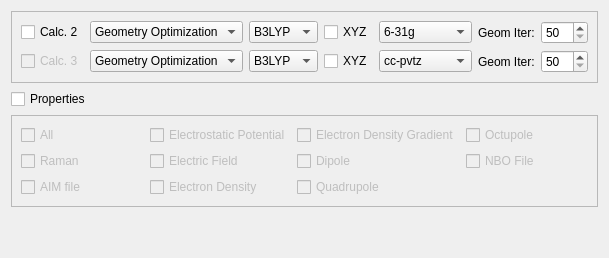
     <widget class="QWidget" name="tab">
      <attribute name="title">
       <string>Additional Calculations</string>
      </attribute>
      <layout class="QGridLayout" name="gridLayout_19">
       <item row="1" column="0">
        <widget class="QCheckBox" name="checkBox_prop">
         <property name="text">
          <string>Properties</string>
         </property>
        </widget>
       </item>
       <item row="0" column="0" colspan="2">
        <widget class="QFrame" name="frame_2">
         <property name="frameShape">
          <enum>QFrame::StyledPanel</enum>
         </property>
         <property name="frameShadow">
          <enum>QFrame::Raised</enum>
         </property>
         <layout class="QGridLayout" name="gridLayout_2">
          <item row="0" column="1" colspan="3">
           <layout class="QGridLayout" name="gridLayout_5">
            <item row="0" column="5">
             <widget class="QLabel" name="label_30">
              <property name="text">
               <string>Geom Iter:</string>
              </property>
             </widget>
            </item>
            <item row="0" column="6">
             <widget class="QSpinBox" name="spinBox_iter2">
              <property name="whatsThis">
               <string extracomment="Optimization maxiter"/>
              </property>
              <property name="minimum">
               <number>50</number>
              </property>
              <property name="maximum">
               <number>500</number>
              </property>
             </widget>
            </item>
            <item row="0" column="0">
             <widget class="QCheckBox" name="checkBox_opt2">
              <property name="sizePolicy">
               <sizepolicy hsizetype="Fixed" vsizetype="Fixed">
                <horstretch>0</horstretch>
                <verstretch>0</verstretch>
               </sizepolicy>
              </property>
              <property name="text">
               <string>Calc. 2</string>
              </property>
             </widget>
            </item>
            <item row="0" column="3">
             <widget class="QCheckBox" name="checkBox_xyz2">
              <property name="text">
               <string>XYZ</string>
              </property>
             </widget>
            </item>
            <item row="0" column="2">
             <widget class="QComboBox" name="comboBox_calc2theory">
              <property name="currentIndex">
               <number>1</number>
              </property>
              <item>
               <property name="text">
                <string>HF</string>
               </property>
              </item>
              <item>
               <property name="text">
                <string>B3LYP</string>
               </property>
              </item>
              <item>
               <property name="text">
                <string>MP2</string>
               </property>
              </item>
              <item>
               <property name="text">
                <string>CCSD</string>
               </property>
              </item>
              <item>
               <property name="text">
                <string>PBE0</string>
               </property>
              </item>
              <item>
               <property name="text">
                <string>M062X</string>
               </property>
              </item>
             </widget>
            </item>
            <item row="0" column="4">
             <widget class="QComboBox" name="comboBox_basis2">
              <property name="currentIndex">
               <number>2</number>
              </property>
              <item>
               <property name="text">
                <string>STO-3g</string>
               </property>
              </item>
              <item>
               <property name="text">
                <string>3-21g</string>
               </property>
              </item>
              <item>
               <property name="text">
                <string>6-31g</string>
               </property>
              </item>
              <item>
               <property name="text">
                <string>6-31g*</string>
               </property>
              </item>
              <item>
               <property name="text">
                <string>6-31+g*</string>
               </property>
              </item>
              <item>
               <property name="text">
                <string>6-311g</string>
               </property>
              </item>
              <item>
               <property name="text">
                <string>6-311g*</string>
               </property>
              </item>
              <item>
               <property name="text">
                <string>cc-pvdz</string>
               </property>
              </item>
              <item>
               <property name="text">
                <string>cc-pvtz</string>
               </property>
              </item>
              <item>
               <property name="text">
                <string>aug-ccpvdz</string>
               </property>
              </item>
              <item>
               <property name="text">
                <string>aug-ccpvtz</string>
               </property>
              </item>
              <item>
               <property name="text">
                <string>LANL2DZ</string>
               </property>
              </item>
             </widget>
            </item>
            <item row="0" column="1">
             <widget class="QComboBox" name="comboBox_calc2">
              <property name="currentIndex">
               <number>1</number>
              </property>
              <item>
               <property name="text">
                <string>Single Point Energy</string>
               </property>
              </item>
              <item>
               <property name="text">
                <string>Geometry Optimization</string>
               </property>
              </item>
              <item>
               <property name="text">
                <string>Frequencies</string>
               </property>
              </item>
             </widget>
            </item>
            <item row="1" column="0">
             <widget class="QCheckBox" name="checkBox_opt3">
              <property name="enabled">
               <bool>false</bool>
              </property>
              <property name="text">
               <string>Calc. 3</string>
              </property>
             </widget>
            </item>
            <item row="1" column="1">
             <widget class="QComboBox" name="comboBox_calc3">
              <property name="currentIndex">
               <number>1</number>
              </property>
              <item>
               <property name="text">
                <string>Single Point Energy</string>
               </property>
              </item>
              <item>
               <property name="text">
                <string>Geometry Optimization</string>
               </property>
              </item>
              <item>
               <property name="text">
                <string>Frequencies</string>
               </property>
              </item>
             </widget>
            </item>
            <item row="1" column="2">
             <widget class="QComboBox" name="comboBox_calc3theory">
              <property name="currentIndex">
               <number>1</number>
              </property>
              <item>
               <property name="text">
                <string>HF</string>
               </property>
              </item>
              <item>
               <property name="text">
                <string>B3LYP</string>
               </property>
              </item>
              <item>
               <property name="text">
                <string>MP2</string>
               </property>
              </item>
              <item>
               <property name="text">
                <string>CCSD</string>
               </property>
              </item>
              <item>
               <property name="text">
                <string>PBE0</string>
               </property>
              </item>
              <item>
               <property name="text">
                <string>M062X</string>
               </property>
              </item>
             </widget>
            </item>
            <item row="1" column="3">
             <widget class="QCheckBox" name="checkBox_xyz3">
              <property name="text">
               <string>XYZ</string>
              </property>
             </widget>
            </item>
            <item row="1" column="4">
             <widget class="QComboBox" name="comboBox_basis3">
              <property name="currentIndex">
               <number>8</number>
              </property>
              <item>
               <property name="text">
                <string>STO-3g</string>
               </property>
              </item>
              <item>
               <property name="text">
                <string>3-21g</string>
               </property>
              </item>
              <item>
               <property name="text">
                <string>6-31g</string>
               </property>
              </item>
              <item>
               <property name="text">
                <string>6-31g*</string>
               </property>
              </item>
              <item>
               <property name="text">
                <string>6-31+g*</string>
               </property>
              </item>
              <item>
               <property name="text">
                <string>6-311g</string>
               </property>
              </item>
              <item>
               <property name="text">
                <string>6-311g*</string>
               </property>
              </item>
              <item>
               <property name="text">
                <string>cc-pvdz</string>
               </property>
              </item>
              <item>
               <property name="text">
                <string>cc-pvtz</string>
               </property>
              </item>
              <item>
               <property name="text">
                <string>aug-ccpvdz</string>
               </property>
              </item>
              <item>
               <property name="text">
                <string>aug-ccpvtz</string>
               </property>
              </item>
              <item>
               <property name="text">
                <string>LANL2DZ</string>
               </property>
              </item>
             </widget>
            </item>
            <item row="1" column="5">
             <widget class="QLabel" name="label_34">
              <property name="text">
               <string>Geom Iter:</string>
              </property>
             </widget>
            </item>
            <item row="1" column="6">
             <widget class="QSpinBox" name="spinBox_iter3">
              <property name="whatsThis">
               <string extracomment="Optimization maxiter"/>
              </property>
              <property name="minimum">
               <number>50</number>
              </property>
              <property name="maximum">
               <number>500</number>
              </property>
             </widget>
            </item>
           </layout>
          </item>
         </layout>
        </widget>
       </item>
       <item row="2" column="0" colspan="2">
        <widget class="QFrame" name="frame">
         <property name="frameShape">
          <enum>QFrame::StyledPanel</enum>
         </property>
         <property name="frameShadow">
          <enum>QFrame::Raised</enum>
         </property>
         <layout class="QGridLayout" name="gridLayout_18">
          <item row="0" column="0">
           <layout class="QGridLayout" name="gridLayout_7">
            <item row="1" column="1">
             <widget class="QCheckBox" name="checkBox_propertyEfield">
              <property name="enabled">
               <bool>false</bool>
              </property>
              <property name="text">
               <string>Electric Field</string>
              </property>
             </widget>
            </item>
            <item row="0" column="1">
             <widget class="QCheckBox" name="checkBox_propertyEsp">
              <property name="enabled">
               <bool>false</bool>
              </property>
              <property name="text">
               <string>Electrostatic Potential</string>
              </property>
             </widget>
            </item>
            <item row="2" column="0">
             <widget class="QCheckBox" name="checkBox_propertyAim">
              <property name="enabled">
               <bool>false</bool>
              </property>
              <property name="text">
               <string>AIM file</string>
              </property>
             </widget>
            </item>
            <item row="2" column="1">
             <widget class="QCheckBox" name="checkBox_propertyDens">
              <property name="enabled">
               <bool>false</bool>
              </property>
              <property name="text">
               <string>Electron Density</string>
              </property>
             </widget>
            </item>
            <item row="1" column="0">
             <widget class="QCheckBox" name="checkBox_propertyRaman">
              <property name="enabled">
               <bool>false</bool>
              </property>
              <property name="text">
               <string>Raman</string>
              </property>
             </widget>
            </item>
            <item row="0" column="0">
             <widget class="QCheckBox" name="checkBox_propertyAll">
              <property name="enabled">
               <bool>false</bool>
              </property>
              <property name="text">
               <string>All</string>
              </property>
             </widget>
            </item>
            <item row="1" column="3">
             <widget class="QCheckBox" name="checkBox_propertyNbo">
              <property name="enabled">
               <bool>false</bool>
              </property>
              <property name="text">
               <string>NBO File</string>
              </property>
             </widget>
            </item>
            <item row="0" column="3">
             <widget class="QCheckBox" name="checkBox_propertyOct">
              <property name="enabled">
               <bool>false</bool>
              </property>
              <property name="text">
               <string>Octupole</string>
              </property>
             </widget>
            </item>
            <item row="2" column="2">
             <widget class="QCheckBox" name="checkBox_propertyQuad">
              <property name="enabled">
               <bool>false</bool>
              </property>
              <property name="text">
               <string>Quadrupole</string>
              </property>
             </widget>
            </item>
            <item row="1" column="2">
             <widget class="QCheckBox" name="checkBox_propertyDipole">
              <property name="enabled">
               <bool>false</bool>
              </property>
              <property name="text">
               <string>Dipole</string>
              </property>
             </widget>
            </item>
            <item row="0" column="2">
             <widget class="QCheckBox" name="checkBox_propertyEgrad">
              <property name="enabled">
               <bool>false</bool>
              </property>
              <property name="text">
               <string>Electron Density Gradient</string>
              </property>
             </widget>
            </item>
           </layout>
          </item>
         </layout>
        </widget>
       </item>
       <item row="3" column="1">
        <spacer name="verticalSpacer">
         <property name="orientation">
          <enum>Qt::Vertical</enum>
         </property>
         <property name="sizeHint" stdset="0">
          <size>
           <width>20</width>
           <height>40</height>
          </size>
         </property>
        </spacer>
       </item>
      </layout>
      <zorder>label_17</zorder>
      <zorder>frame_3</zorder>
      <zorder>frame_2</zorder>
      <zorder>verticalSpacer</zorder>
      <zorder>frame</zorder>
      <zorder>checkBox_prop</zorder>
     </widget>
